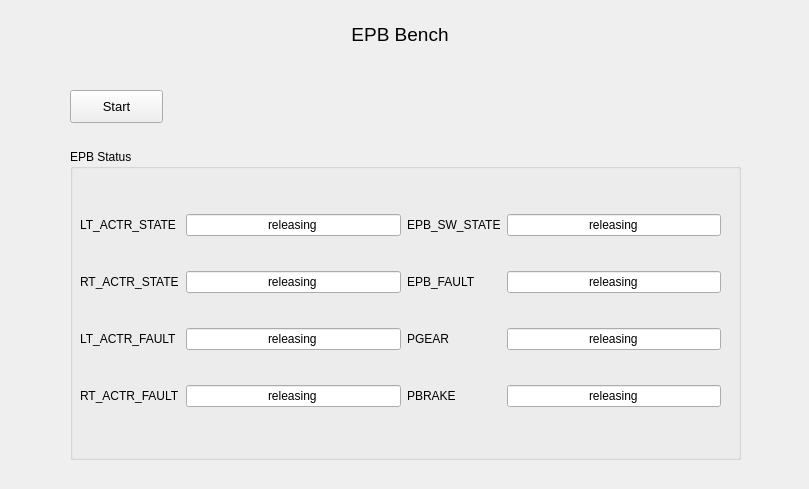
    <widget class="QWidget" name="EPB_page">
     <widget class="QLabel" name="bgLabel_2">
      <property name="geometry">
       <rect>
        <x>0</x>
        <y>0</y>
        <width>800</width>
        <height>480</height>
       </rect>
      </property>
      <property name="mouseTracking">
       <bool>true</bool>
      </property>
      <property name="text">
       <string>&lt;html&gt;&lt;head/&gt;&lt;body&gt;&lt;p align=&quot;center&quot;&gt;&lt;img src=&quot;:/background/graphics/revero_800.png&quot;/&gt;&lt;/p&gt;&lt;/body&gt;&lt;/html&gt;</string>
      </property>
     </widget>
     <widget class="QGroupBox" name="groupBox_4">
      <property name="geometry">
       <rect>
        <x>70</x>
        <y>149</y>
        <width>671</width>
        <height>311</height>
       </rect>
      </property>
      <property name="title">
       <string>EPB Status</string>
      </property>
      <widget class="QWidget" name="layoutWidget">
       <property name="geometry">
        <rect>
         <x>10</x>
         <y>36</y>
         <width>641</width>
         <height>251</height>
        </rect>
       </property>
       <layout class="QGridLayout" name="gridLayout_3">
        <item row="0" column="0">
         <widget class="QLabel" name="LtActrStateLabel">
          <property name="text">
           <string>LT_ACTR_STATE</string>
          </property>
          <property name="alignment">
           <set>Qt::AlignLeading|Qt::AlignLeft|Qt::AlignVCenter</set>
          </property>
         </widget>
        </item>
        <item row="0" column="1">
         <widget class="QLineEdit" name="LtActrStateStatusBox">
          <property name="mouseTracking">
           <bool>false</bool>
          </property>
          <property name="styleSheet">
           <string notr="true">font: 75 18pt &quot;MS Shell Dlg 2&quot;;</string>
          </property>
          <property name="text">
           <string>releasing</string>
          </property>
          <property name="alignment">
           <set>Qt::AlignCenter</set>
          </property>
          <property name="readOnly">
           <bool>true</bool>
          </property>
         </widget>
        </item>
        <item row="0" column="2">
         <widget class="QLabel" name="EpbSwLabel">
          <property name="text">
           <string>EPB_SW_STATE</string>
          </property>
          <property name="alignment">
           <set>Qt::AlignLeading|Qt::AlignLeft|Qt::AlignVCenter</set>
          </property>
         </widget>
        </item>
        <item row="0" column="3">
         <widget class="QLineEdit" name="EpbSwStatusBox">
          <property name="mouseTracking">
           <bool>false</bool>
          </property>
          <property name="styleSheet">
           <string notr="true">font: 75 18pt &quot;MS Shell Dlg 2&quot;;</string>
          </property>
          <property name="text">
           <string>releasing</string>
          </property>
          <property name="alignment">
           <set>Qt::AlignCenter</set>
          </property>
          <property name="readOnly">
           <bool>true</bool>
          </property>
         </widget>
        </item>
        <item row="1" column="0">
         <widget class="QLabel" name="RtActrStateLabel">
          <property name="text">
           <string>RT_ACTR_STATE</string>
          </property>
          <property name="alignment">
           <set>Qt::AlignLeading|Qt::AlignLeft|Qt::AlignVCenter</set>
          </property>
         </widget>
        </item>
        <item row="1" column="1">
         <widget class="QLineEdit" name="RtActrStateStatusBox">
          <property name="mouseTracking">
           <bool>false</bool>
          </property>
          <property name="styleSheet">
           <string notr="true">font: 75 18pt &quot;MS Shell Dlg 2&quot;;</string>
          </property>
          <property name="text">
           <string>releasing</string>
          </property>
          <property name="alignment">
           <set>Qt::AlignCenter</set>
          </property>
          <property name="readOnly">
           <bool>true</bool>
          </property>
         </widget>
        </item>
        <item row="1" column="2">
         <widget class="QLabel" name="EpbFaultLabel">
          <property name="text">
           <string>EPB_FAULT</string>
          </property>
          <property name="alignment">
           <set>Qt::AlignLeading|Qt::AlignLeft|Qt::AlignVCenter</set>
          </property>
         </widget>
        </item>
        <item row="1" column="3">
         <widget class="QLineEdit" name="EpbFaultStatusBox">
          <property name="mouseTracking">
           <bool>false</bool>
          </property>
          <property name="styleSheet">
           <string notr="true">font: 75 18pt &quot;MS Shell Dlg 2&quot;;</string>
          </property>
          <property name="text">
           <string>releasing</string>
          </property>
          <property name="alignment">
           <set>Qt::AlignCenter</set>
          </property>
          <property name="readOnly">
           <bool>true</bool>
          </property>
         </widget>
        </item>
        <item row="2" column="0">
         <widget class="QLabel" name="LtActrFaultLabel">
          <property name="text">
           <string>LT_ACTR_FAULT</string>
          </property>
          <property name="alignment">
           <set>Qt::AlignLeading|Qt::AlignLeft|Qt::AlignVCenter</set>
          </property>
         </widget>
        </item>
        <item row="2" column="1">
         <widget class="QLineEdit" name="LtActrFaultStatusBox">
          <property name="mouseTracking">
           <bool>false</bool>
          </property>
          <property name="styleSheet">
           <string notr="true">font: 75 18pt &quot;MS Shell Dlg 2&quot;;</string>
          </property>
          <property name="text">
           <string>releasing</string>
          </property>
          <property name="alignment">
           <set>Qt::AlignCenter</set>
          </property>
          <property name="readOnly">
           <bool>true</bool>
          </property>
         </widget>
        </item>
        <item row="2" column="2">
         <widget class="QLabel" name="PGearLabel">
          <property name="text">
           <string>PGEAR</string>
          </property>
          <property name="alignment">
           <set>Qt::AlignLeading|Qt::AlignLeft|Qt::AlignVCenter</set>
          </property>
         </widget>
        </item>
        <item row="2" column="3">
         <widget class="QLineEdit" name="PGearStatusBox">
          <property name="mouseTracking">
           <bool>false</bool>
          </property>
          <property name="styleSheet">
           <string notr="true">font: 75 18pt &quot;MS Shell Dlg 2&quot;;</string>
          </property>
          <property name="text">
           <string>releasing</string>
          </property>
          <property name="alignment">
           <set>Qt::AlignCenter</set>
          </property>
          <property name="readOnly">
           <bool>true</bool>
          </property>
         </widget>
        </item>
        <item row="3" column="0">
         <widget class="QLabel" name="RtActrFaultLabel">
          <property name="text">
           <string>RT_ACTR_FAULT</string>
          </property>
          <property name="alignment">
           <set>Qt::AlignLeading|Qt::AlignLeft|Qt::AlignVCenter</set>
          </property>
         </widget>
        </item>
        <item row="3" column="1">
         <widget class="QLineEdit" name="RtActrFaultStatusBox">
          <property name="mouseTracking">
           <bool>false</bool>
          </property>
          <property name="styleSheet">
           <string notr="true">font: 75 18pt &quot;MS Shell Dlg 2&quot;;</string>
          </property>
          <property name="text">
           <string>releasing</string>
          </property>
          <property name="alignment">
           <set>Qt::AlignCenter</set>
          </property>
          <property name="readOnly">
           <bool>true</bool>
          </property>
         </widget>
        </item>
        <item row="3" column="2">
         <widget class="QLabel" name="PBrakeLabel">
          <property name="text">
           <string>PBRAKE</string>
          </property>
          <property name="alignment">
           <set>Qt::AlignLeading|Qt::AlignLeft|Qt::AlignVCenter</set>
          </property>
         </widget>
        </item>
        <item row="3" column="3">
         <widget class="QLineEdit" name="PBrakeStatusBox">
          <property name="mouseTracking">
           <bool>false</bool>
          </property>
          <property name="styleSheet">
           <string notr="true">font: 75 18pt &quot;MS Shell Dlg 2&quot;;</string>
          </property>
          <property name="text">
           <string>releasing</string>
          </property>
          <property name="alignment">
           <set>Qt::AlignCenter</set>
          </property>
          <property name="readOnly">
           <bool>true</bool>
          </property>
         </widget>
        </item>
       </layout>
      </widget>
     </widget>
     <widget class="QPushButton" name="EPB_startStopBtn">
      <property name="geometry">
       <rect>
        <x>70</x>
        <y>90</y>
        <width>93</width>
        <height>33</height>
       </rect>
      </property>
      <property name="font">
       <font>
        <family>MS Shell Dlg 2</family>
        <pointsize>10</pointsize>
        <weight>50</weight>
        <italic>false</italic>
        <bold>false</bold>
       </font>
      </property>
      <property name="styleSheet">
       <string notr="true"/>
      </property>
      <property name="text">
       <string>Start</string>
      </property>
     </widget>
     <widget class="QPushButton" name="rdmBtn">
      <property name="geometry">
       <rect>
        <x>20</x>
        <y>6</y>
        <width>40</width>
        <height>40</height>
       </rect>
      </property>
      <property name="mouseTracking">
       <bool>false</bool>
      </property>
      <property name="styleSheet">
       <string notr="true">QPushButton {
	border-image: url(:/rdm_graphics/graphics/rdm_normal.png);
	background-color: transparent;
}

QPushButton:hover {
	border-image: url(:/rdm_graphics/graphics/rdm_pressed.png);
}</string>
      </property>
      <property name="text">
       <string/>
      </property>
      <property name="iconSize">
       <size>
        <width>50</width>
        <height>50</height>
       </size>
      </property>
      <property name="checkable">
       <bool>false</bool>
      </property>
      <property name="default">
       <bool>true</bool>
      </property>
      <property name="flat">
       <bool>true</bool>
      </property>
     </widget>
     <widget class="QLabel" name="label_8">
      <property name="geometry">
       <rect>
        <x>0</x>
        <y>0</y>
        <width>800</width>
        <height>70</height>
       </rect>
      </property>
      <property name="text">
       <string>&lt;html&gt;&lt;head/&gt;&lt;body&gt;&lt;p align=&quot;center&quot;&gt;&lt;span style=&quot; font-size:14pt;&quot;&gt;EPB Bench&lt;/span&gt;&lt;/p&gt;&lt;/body&gt;&lt;/html&gt;</string>
      </property>
     </widget>
     <widget class="QLabel" name="label_9">
      <property name="geometry">
       <rect>
        <x>0</x>
        <y>0</y>
        <width>800</width>
        <height>81</height>
       </rect>
      </property>
      <property name="text">
       <string>&lt;html&gt;&lt;head/&gt;&lt;body&gt;&lt;p align=&quot;center&quot;&gt;&lt;img src=&quot;:/titlebar/graphics/titlebar.png&quot;/&gt;&lt;/p&gt;&lt;/body&gt;&lt;/html&gt;</string>
      </property>
     </widget>
     <zorder>bgLabel_2</zorder>
     <zorder>label_9</zorder>
     <zorder>groupBox_4</zorder>
     <zorder>EPB_startStopBtn</zorder>
     <zorder>label_8</zorder>
     <zorder>rdmBtn</zorder>
    </widget>
